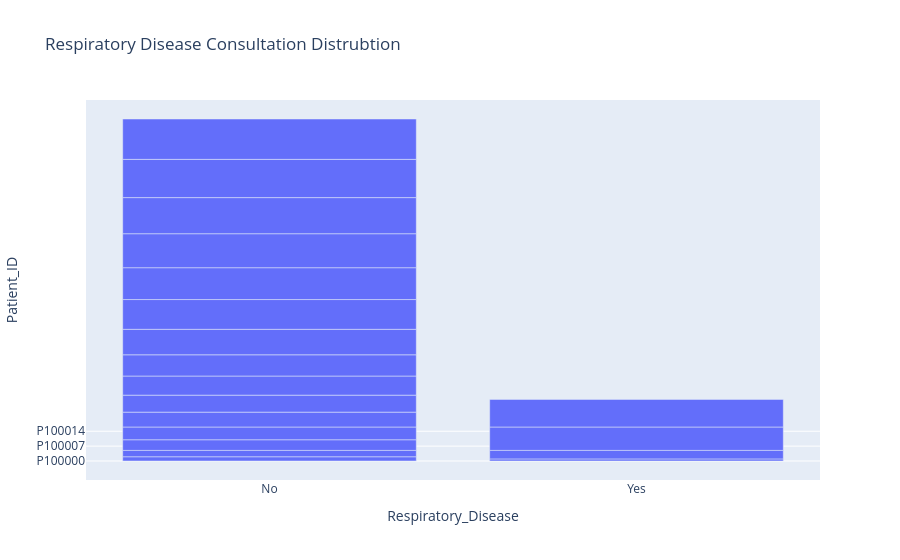

Notebook cell for this chart:
### Markdown cell above
## DESCRIPTION:Displays how telemedicine consultations are distributed across different genders. It helps analyze demographic usage of telemedicine services.

### Code cell
fig = px.bar(df.head(20), x = 'Respiratory_Disease', y = 'Patient_ID', title = 'Respiratory Disease Consultation Distrubtion')
fig.show()

### Figure 1 — Plotly figure (JSON) as saved in the notebook; plotly's stock layout.template omitted (floating-point values rounded to 4 significant figures)
{"data": [{"hovertemplate": "Respiratory_Disease=%{x}<br>Patient_ID=%{y}<extra></extra>", "legendgroup": "", "marker": {"color": "#636efa", "pattern": {"shape": ""}}, "name": "", "orientation": "v", "showlegend": false, "textposition": "auto", "type": "bar", "x": ["No", "Yes", "No", "No", "Yes", "No", "No", "No", "No", "No", "No", "Yes", "No", "Yes", "No", "No", "No", "No", "No", "No"], "xaxis": "x", "y": ["P100000", "P100001", "P100002", "P100003", "P100004", "P100005", "P100006", "P100007", "P100008", "P100009", "P100010", "P100011", "P100012", "P100013", "P100014", "P100015", "P100016", "P100017", "P100018", "P100019"], "yaxis": "y"}], "layout": {"barmode": "relative", "legend": {"tracegroupgap": 0}, "title": {"text": "Respiratory Disease Consultation Distrubtion"}, "xaxis": {"anchor": "y", "domain": [0, 1], "title": {"text": "Respiratory_Disease"}}, "yaxis": {"anchor": "x", "domain": [0, 1], "title": {"text": "Patient_ID"}}}}
